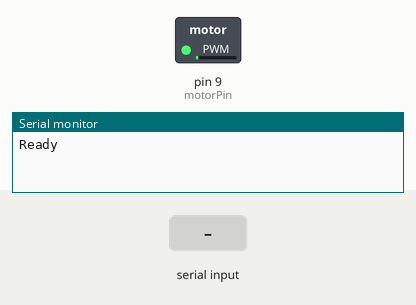
Recording of a sketch running on a simulated Arduino Uno, built with avr-gcc and run on an emulated ATmega328P. On the bench: switched loads named in the sketch (green lamp = pin HIGH), the last lines printed to the serial monitor. The test bench sets the inputs (shaded band).

Above: at 1.2 s.
1.3 s: "90,45\n" received over Serial
At 2.4 s:
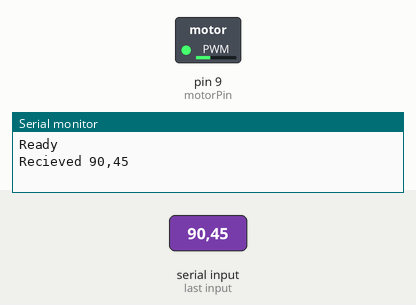
2.9 s: "200\n" received over Serial
At 3.7 s:
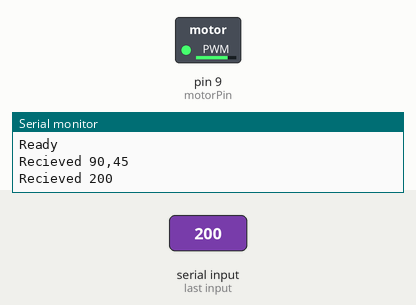
4.5 s: "90\n" received over Serial
At 4.9 s:
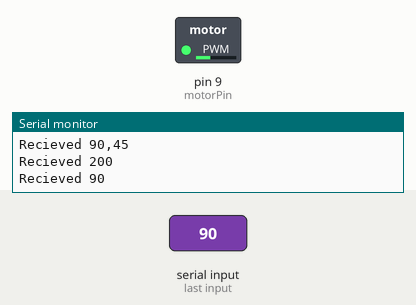
Timing chart, 0 to 7.5 s (numbered marks = the images above; inputs shaded):
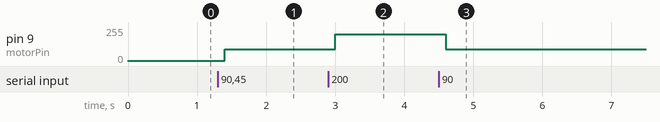

Measured:
- after the input at 1.3 s, pin 9 (motorPin): 1/255 → 90/255 after 0.10 s
- after the input at 2.9 s, pin 9 (motorPin): 90/255 → 200/255 after 0.10 s
- after the input at 4.5 s, pin 9 (motorPin): 200/255 → 90/255 after 0.10 s

The sketch:

MotorSpin.ino
```cpp
int motorPin = 9;
String str;

void setup()
{
  Serial.begin(9600);

  Serial.println("Ready");

  pinMode(motorPin, OUTPUT);

  analogWrite(motorPin, 1);
}

void loop()                     // run over and over again
{
 if (Serial.available())
 {
   str = "";

   delay(100);
   while (Serial.available())
   {
     char d = Serial.read();
     str.concat(d);
   }

   Serial.println("Recieved " + str);

   int num = str.toInt();

   if (num >= 0 && num <= 255)
  {
    motorSpeed(num);
  }
  else
  {
   Serial.println("Value too high");
   }


 }
}

void motorSpeed(int speed){
  int delayTime = 50;
  analogWrite(motorPin, speed);   //sets the new speed
  delay(delayTime);           // waits for delayTime milliseconds
}
```
